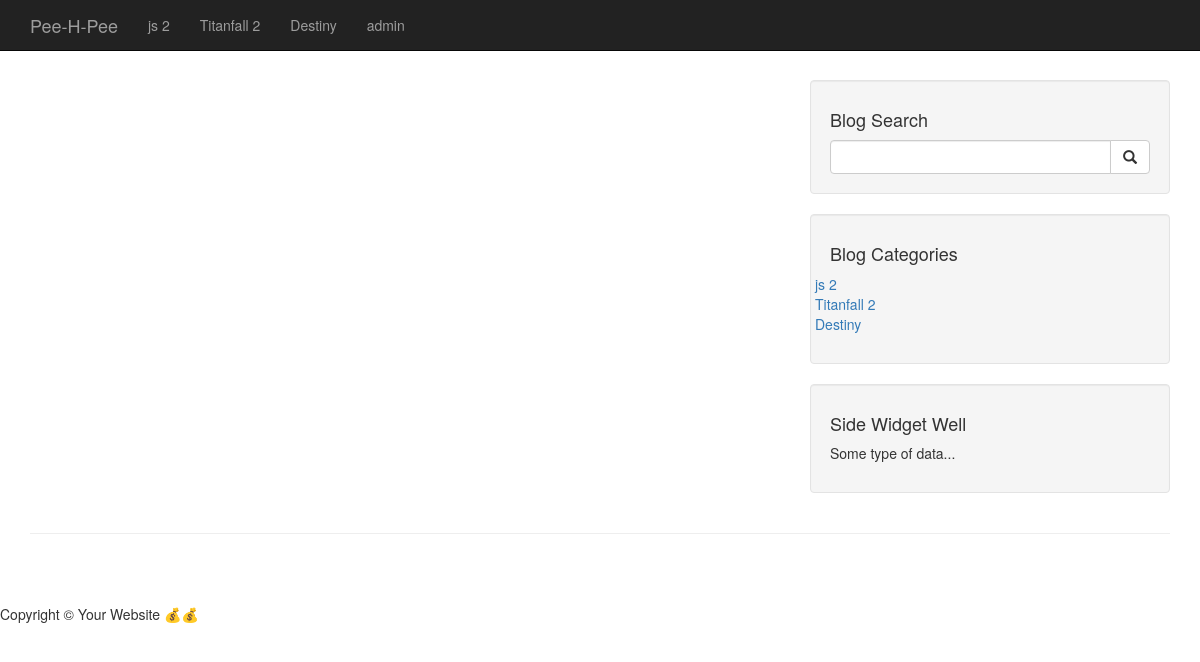
/category.php?category=23, run on an earlier commit of the app's database.
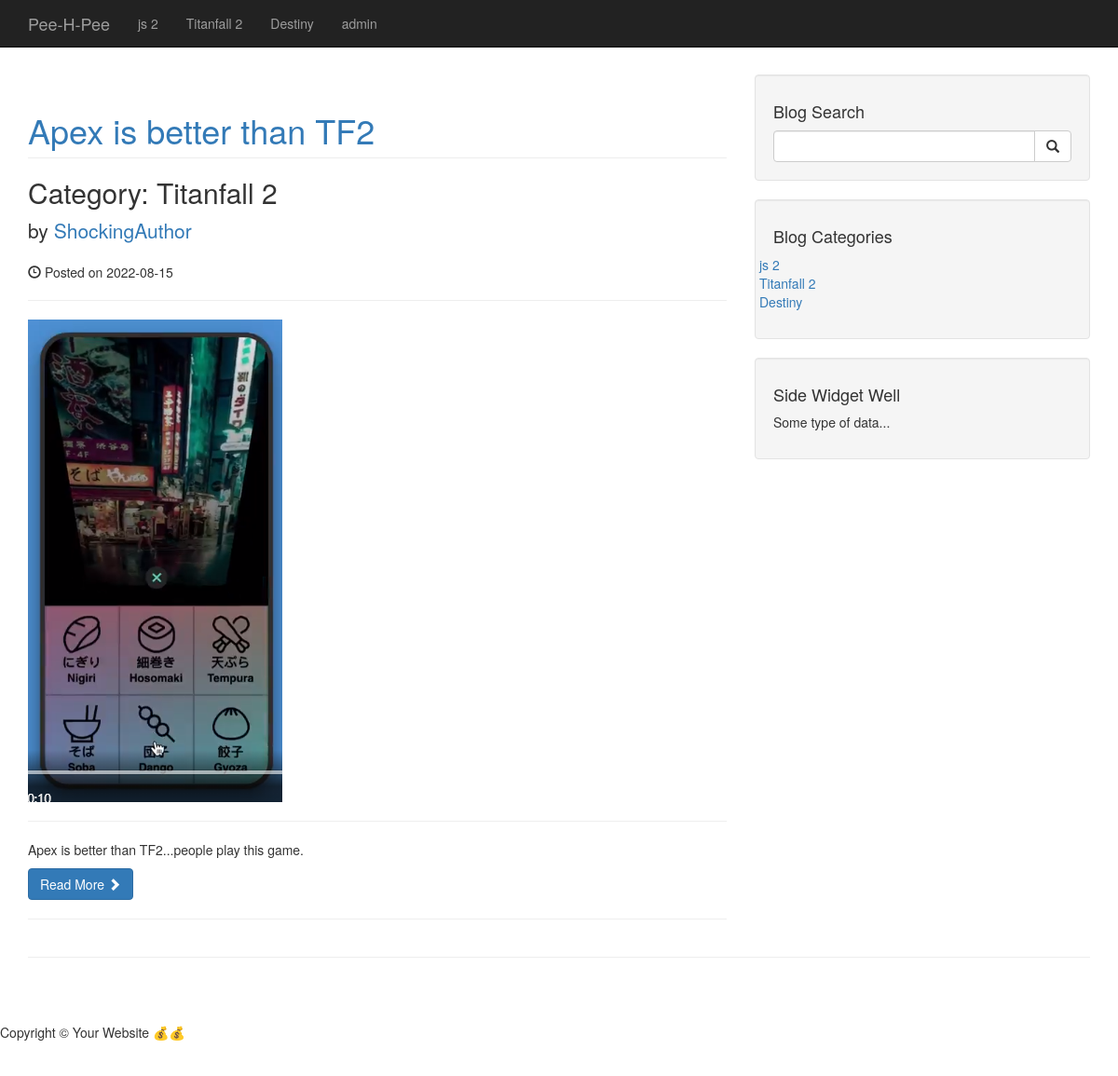
And on a later commit of the database.
### tables this page shows
CREATE TABLE `categories` (
  `cat_id` int(11) NOT NULL,
  `cat_title` varchar(255) NOT NULL
);

CREATE TABLE `posts` (
  `post_id` int(4) NOT NULL,
  `post_category_id` int(3) NOT NULL,
  `post_title` varchar(255) NOT NULL,
  `post_author` varchar(255) NOT NULL,
  `post_date` date NOT NULL,
  `post_image` text NOT NULL,
  `post_content` text NOT NULL,
  `post_tags` varchar(255) NOT NULL,
  `post_status` varchar(255) NOT NULL DEFAULT 'draft',
  `post_user` varchar(255) NOT NULL,
  `post_views_count` int(11) NOT NULL
);

### includes/category_posts.php (the view)
<?php
    include "includes/db.php";
?>
<div class="container margin-t-lg">
<div class="row">
    <div class="col-md-8">
        <?php
            if(isset($_GET['category'])){
                $post_category_id = $_GET['category'];
            }
            $query = "SELECT * FROM posts WHERE post_category_id = $post_category_id";
            $all_posts = mysqli_query($connection, $query);
            while($row = mysqli_fetch_assoc($all_posts)) {
                $post_id = $row['post_id'];
                $post_title = $row['post_title'];
                $post_category_id = $row['post_category_id'];
                $post_author = $row['post_author'];
                $post_date = $row['post_date'];
                $post_image = $row['post_image'];
                $post_content = substr($row['post_content'], 0, 50);
        ?>
                <h1 class="page-header">
                <a href="post.php?p_id=<?php echo $post_id; ?>"><?php echo $post_title; ?></a>
                </h1>
                <?php
                    $query = "SELECT * FROM categories WHERE cat_id = $post_category_id";
                    $category_id = mysqli_query($connection, $query);
                    while($row = mysqli_fetch_assoc($category_id)) {
                        $cat_title = $row['cat_title'];
                    }
                ?>
                <h2>
                    Category: <?php echo $cat_title; ?>
                </h2>
                <p class="lead">
                    by <a href="#"><?php echo $post_author; ?></a>
                </p>
                <p>
                    <span class="glyphicon glyphicon-time"></span> Posted on <?php echo $post_date; ?>
                </p>
                <hr>
                <img class="img-responsive" src="images/<?php echo $post_image ?>" alt="blog image">
                <hr>
                <p>
                    <?php echo $post_content; ?>
                </p>
                <a class="btn btn-primary" href="#">Read More <span class="glyphicon glyphicon-chevron-right"></span></a>
                <hr>
        <?php } ?>
    </div>
<?php
    include "includes/sidebar.php";
?>
</div>
<hr>
</div>

### category.php (shortened to what this page needs)
<!DOCTYPE html>
<html lang="en">
    <?php include "includes/header.php"; ?>
    <body>
        <?php include "includes/nav.php"; ?>
        <?php include "includes/category_posts.php"; ?>
        <?php include "includes/footer.php"; ?>
    </body>
</html>

### includes/header.php (shortened to what this page needs)
<head>
    <link href="css/bootstrap.min.css" rel="stylesheet">
    <link href="css/blog-home.css" rel="stylesheet">
    <link href="font-awesome/css/font-awesome.min.css" rel="stylesheet" type="text/css">
</head>

### includes/nav.php (shortened to what this page needs)
<?php
    include "includes/db.php";
?>
<nav class="navbar navbar-inverse navbar-fixed-top" role="navigation">
    <div class="container">
        <div class="navbar-header">
            <a class="navbar-brand" href="index.php">Pee-H-Pee</a>
        </div>
        <div class="collapse navbar-collapse" id="bs-example-navbar-collapse-1">
            <ul class="nav navbar-nav">
                <?php
                    $query = " SELECT * FROM categories ";
                    $all_cat = mysqli_query($connection, $query);
                    while($row = mysqli_fetch_assoc($all_cat)) {
                        $cat_title = $row['cat_title'];
                        echo "
                            <li>
                                <a href='#'>{$cat_title}</a>
                            </li>
                        ";
                    }
                ?>
                <li>
                    <a href="admin">admin</a>
                </li>
            </ul>
        </div>
    </div>
</nav>

### includes/sidebar.php
<?php include "db.php"; ?>
<?php
    $query = "SELECT * FROM categories";
    $all_cat = mysqli_query($connection, $query);
?>
<div class="col-md-4">
    <div class="well">
        <h4>Blog Search</h4>
        <form action="search-results.php" method="post">
            <div class="input-group">
                <input name="search" type="text" class="form-control">
                <span class="input-group-btn">
                    <button name="submit" class="btn btn-default" type="submit">
                        <span class="glyphicon glyphicon-search"></span>
                </button>
                </span>
            </div>
        </form>
    </div>
    <div class="well">
        <h4>Blog Categories</h4>
        <div class="row">
            <div class="col-12">
                <ul class="list-unstyled">
                    <?php
                        while($row = mysqli_fetch_assoc($all_cat)) {
                            $cat_title = $row['cat_title'];
                            $cat_id = $row['cat_id'];
                            echo "<li><a href='category.php?category=$cat_id'>$cat_title</a></li>";
                        };
                    ?>
                </ul>
            </div>
        </div>
    </div>
    <?php
        include "includes/widget.php";
    ?>
</div>

### includes/widget.php
<div class="well">
    <h4>Side Widget Well</h4>
    <p>
        Some type of data...
    </p>
</div>

### includes/footer.php
<footer>
    <div class="row">
        <div class="col-lg-12">
            <p>Copyright &copy; Your Website 💰💰</p>
        </div>
    </div>
</footer>

### css/blog-home.css (style rules this page uses)
body { padding-top: 8rem; }
footer { margin: 50px 0; }

What changed in the data, as far as the page shows it:
added posts: post_title "Apex is better than TF2", categories.cat_title "Titanfall 2", post_author "ShockingAuthor", post_date "2022-08-15", post_image (picture), post_content "Apex is better than TF2...people play this game."
